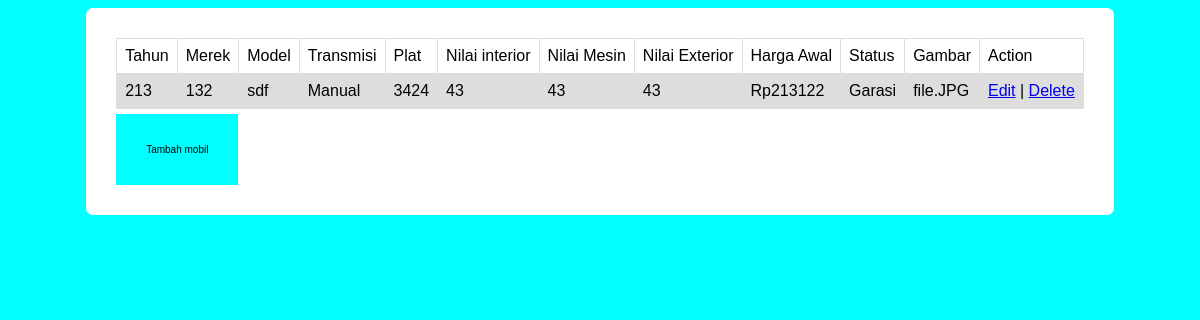
Screenshot of /Dashboard.php with the database file from the repository.
### tables this page shows
CREATE TABLE `kendaraan` (
  `id` int(11) NOT NULL,
  `tahun_kendaraan` int(4) NOT NULL,
  `merek_kendaraan` varchar(100) NOT NULL,
  `model_kendaraan` varchar(100) NOT NULL,
  `transmisi_kendaraan` varchar(100) NOT NULL,
  `plat_no_kendaraan` varchar(100) NOT NULL,
  `nilai_kondisi_interior` int(100) NOT NULL,
  `nilai_kondisi_mesin` int(100) NOT NULL,
  `nilai_kondisi_exterior` int(100) NOT NULL,
  `status_kendaraan` varchar(10) NOT NULL,
  `harga_awal` int(100) NOT NULL,
  `file_gambar` varchar(100) NOT NULL
);

### Dashboard.php (the view, shortened to what this page needs)
<!DOCTYPE html>
<html>
<head>
    <link rel='stylesheet' type='text/css' media='screen' href='main.css'>
</head>
<?php
include_once("config.php");
$list = mysqli_query($mysqli, "SELECT * FROM kendaraan ORDER BY id DESC");
?>
<body>
    <div class="dashboard">
        <table class="dashboard" width='80%' border=1>
            <tr>
                <td>Tahun</td>
                <td>Merek</td>
                <td>Model</td>
                <td>Transmisi</td>
                <td>Plat</td>
                <td>Nilai interior</td>
                <td>Nilai Mesin</td>
                <td>Nilai Exterior</td>
                <td>Harga Awal</td>
                <td>Status</td>
                <td>Gambar</td>
                <td>Action</td>
            </tr>
            <?php
        while ($car_data = mysqli_fetch_array($list)) {
            echo "<tr>";
            echo "<td>" . $car_data['tahun_kendaraan'] . "</td>";
            echo "<td>" . $car_data['merek_kendaraan'] . "</td>";
            echo "<td>" . $car_data['model_kendaraan'] . "</td>";
            echo "<td>" . $car_data['transmisi_kendaraan'] . "</td>";
            echo "<td>" . $car_data['plat_no_kendaraan'] . "</td>";
            echo "<td>" . $car_data['nilai_kondisi_interior'] . "</td>";
            echo "<td>" . $car_data['nilai_kondisi_mesin'] . "</td>";
            echo "<td>" . $car_data['nilai_kondisi_exterior'] . "</td>";
            echo "<td> Rp" . $car_data['harga_awal'] . "</td>";
            echo "<td>" . $car_data['status_kendaraan'] . "</td>";
            echo "<td>" . $car_data['file_gambar'] . "</td>";
            echo "<td><a href='edit.php?id=$car_data[id]'>Edit</a>
            | <a href='delet.php?id=$car_data[id]'>Delete</a></td>
            </tr>";
        }
        ?>
        </table>
        <a href="tambah.php">
            <button>Tambah mobil</button>
        </a>
    </div>
</body>
</html>

### main.css (style rules this page uses)
* { box-sizing: border-box; }
body { font-family: Arial, Helvetica, sans-serif; }
body { background-color: cyan; }
.dashboard { background-color: white; padding: 30px; border-radius: 7px; margin: auto; width: fit-content; }
table { font-family: arial, sans-serif; border-collapse: collapse; width: 100%; }
td, th { border: 1px solid #dddddd; text-align: left; padding: 8px; }
tr:nth-child(even) { background-color: #dddddd; }
button { margin-top: 5px; background-color: cyan; color: black; font-size: 10px; padding: 30px 30px; border: 0px solid black; }

### rows the page displays
kendaraan: tahun_kendaraan "213", merek_kendaraan "132", model_kendaraan "sdf", transmisi_kendaraan "Manual", plat_no_kendaraan "3424", nilai_kondisi_interior "43", nilai_kondisi_mesin "43", nilai_kondisi_exterior "43", harga_awal "213122", status_kendaraan "Garasi", file_gambar "file.JPG"
